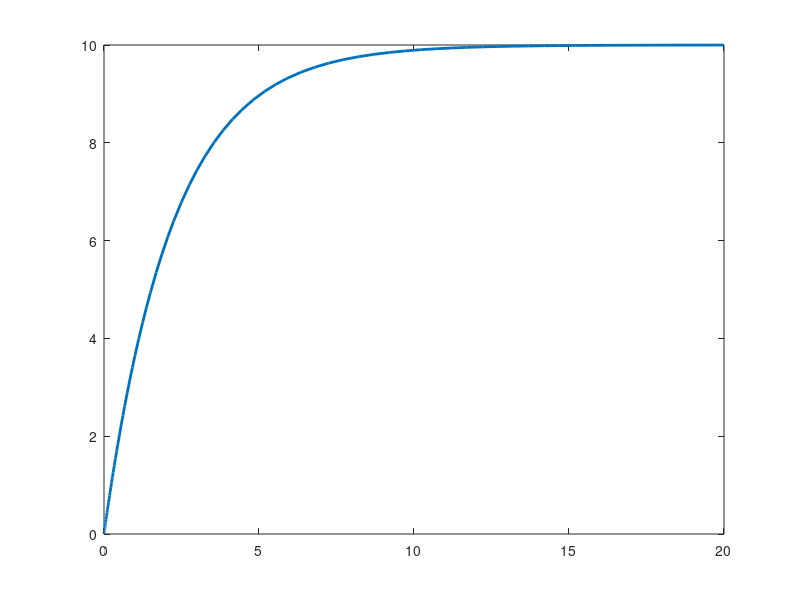

Here is the MATLAB script that generated this plot: (Note: this script raises an error after producing the figure.)
clc;
clear;
close all;

%% Parametros

% Mi matricula es A01646121
% El ultimo digito es 1
% Por lo tanto R1 = R2 = 1 + 10 = 11 ohms

R1 = 11;
R2 = 11;
R3 = 10;

C1 = 0.1;
C2 = 0.1;

E = 10;

%% Tiempo de simulacion

tspan = [0 20];

%% Condiciones iniciales
% Inicialmente los capacitores estan descargados

VC1_0 = 0;
VC2_0 = 0;

y0 = [VC1_0 VC2_0];

%% Modelo del circuito
% y(1) = VC1
% y(2) = VC2

modelo = @(t,y) [

    (E - y(1)) / ((R1 + R2)*C1);

    (E - y(2)) / (R3*C2)

];

%% Simulacion

[t,y] = ode45(modelo, tspan, y0);

VC1 = y(:,1);
VC2 = y(:,2);

%% Estado estable

VC1_ss = E;
VC2_ss = E;

fprintf('Valores de estado estable:\n');
fprintf('VC1 = %.4f V\n', VC1_ss);
fprintf('VC2 = %.4f V\n', VC2_ss);

fprintf('\nValores al final de la simulacion:\n');
fprintf('VC1(20 s) = %.4f V\n', VC1(end));
fprintf('VC2(20 s) = %.4f V\n', VC2(end));

%% Grafica VC1

figure;

plot(t, VC1, 'LineWidth', 2);
hold on;

yline(VC1_ss, '--', 'Steady State');

grid on;

xlabel('Time (s)');
ylabel('V_{C1} (V)');
title('V_{C1} vs Time');

%% Grafica VC2

figure;

plot(t, VC2, 'LineWidth', 2);
hold on;

yline(VC2_ss, '--', 'Steady State');

grid on;

xlabel('Time (s)');
ylabel('V_{C2} (V)');
title('V_{C2} vs Time');
